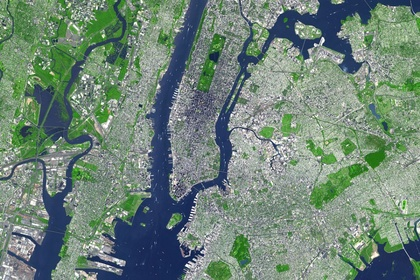
%> input picture Week3 - Linear&NonLinear Filtering Applications/nyc.jpg, 420 x 280 px, shrunk from 940 x 626 before the run
$ octave edgeDetect.m   (GNU Octave 9; MATLAB toolbox functions it lacks are replaced by stand-ins)
%> lines starting %> are read from the running program, lines starting %| are printed output that depends on the picture; in (x1, y1, x2, y2) boxes, pixels count from 0 and x2, y2 are one past the last pixel; in counts of white or black regions, pixels touching at a corner belong together; the program's own positions count from 1
### Week3 - Linear&NonLinear Filtering Applications/computeConv.m
%computeConv.m

function [ outImg ] = computeConv( img, filt )
%UNTITLED Convolutes the image with the filter matrix
%
outImg = img;
dimImg = size(img);
dimFilt = size(filt);
imgBoundary = (dimFilt - 1)*0.5
disp('Beginning Convolution')
for i = imgBoundary(1) + 1:dimImg(1) - imgBoundary(1)
    for j = imgBoundary(2) + 1:dimImg(2) - imgBoundary(2)
        temp = 0;
% [7 lines of commented-out code are left out]
        outImg(i,j) = sum(sum(img(i-imgBoundary(1):i+imgBoundary(1),j-imgBoundary(2):j+imgBoundary(2)).*filt));
    end
end
disp('Convolution complete.')
%fin.
end

### Week3 - Linear&NonLinear Filtering Applications/computeHist.m
%computeHist.m
%AUTHOR: SUMANTH SRINIVASAN

function [h] = computeHist(img)
%A function to compute the histogram of an imported image
% WORKS ONLY FOR GRAYSCALE OR MONOCHROME IMAGES AT THE MOMENT
histo = zeros(256,1);
 for x = 0:255
    histo(x+1) = sum(sum(img == x));
 end

% figure
% plot(histo);

h = histo;

end

### Week3 - Linear&NonLinear Filtering Applications/edgeDetect.m
% Problem 1
% The script converts a given image into grayscale, detects gradient using
% a sobel filter and thresholds pixel values based on a user specified
% percentile.

img = double(imread('nyc.jpg'));
dim = size(img);
%> dim = [280 420 3]

Hx = 0.25*[-1 -2 -1;0 0 0;1 2 1];
Hy = 0.25*[-1 0 1;-2 0 2;-1 0 1];

fx = computeConv(img,Hx);
%> after the loop in computeConv, `for i = imgBoundary(1) + 1:dimImg(1) - imgBoundary(1)`:
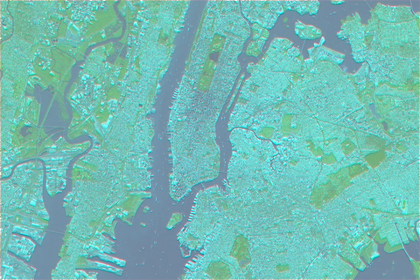
%> outImg: size 280x420x3 double; mean R, G, B 1.2, 133.2, 120.4; drawn with min black and max white
fy = computeConv(img,Hy);
%> call 2 of computeConv, with filt = [-0.25 0 0.25; -0.5 0 0.5; -0.25 0 0.25]
%> after the loop in computeConv (call 2), `for i = imgBoundary(1) + 1:dimImg(1) - imgBoundary(1)`:
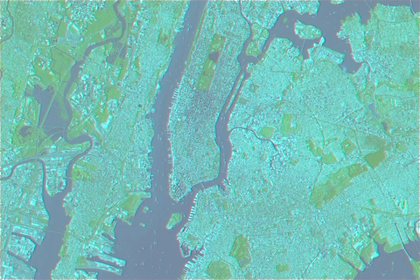
%> outImg: size 280x420x3 double; mean R, G, B 1.2, 133.2, 120.4; mean of the top-left, top-right, bottom-left and bottom-right quarters 78.4, 89.1, 79.1, 93.3; drawn with min black and max white

mag = zeros(dim(1),dim(2));


for x=1:dim(1)
    for y=1:dim(2)
        mag(x,y) = sqrt((fx(x,y)^2)+(fy(x,y)^2));
    end
end
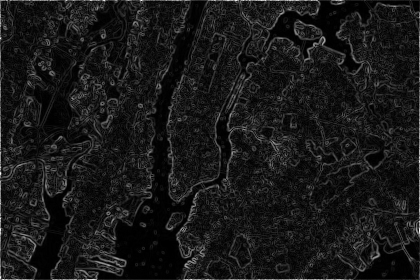
%> mag: size 280x420 double; min 0, max 350.7, mean 34.3; drawn with min black and max white

%  thresholding

sortGrad = sort(sort(mag,1,'descend'),2,'descend');
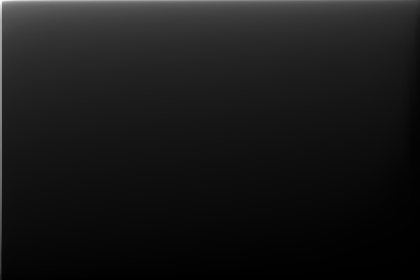
%> sortGrad: size 280x420 double; min 0, max 350.7, mean 34.3; mean of the top-left, top-right, bottom-left and bottom-right quarters 62.4, 47, 17.5, 10.3; drawn with min black and max white
sizeGrad = size(sortGrad);
%> sizeGrad = [280 420]
total = sizeGrad(1)*sizeGrad(2);
%> total = 117600
T = input('Enter edge threshold value: ');
%> the answer given: 100
threshVal = 0;


breakFlag = 0;
iter = 1;
gradHist = computeHist(mag);
%> after the loop in computeHist, `for x = 0:255`: histo = 256 values, max 236 at index 2, min 0 at index 45, mean 5.34
%> in computeHist, `h = histo;`: h has the same summary as histo
%> gradHist has the same summary as histo in computeHist
k = dim(1)*dim(2);
%> k = 117600

gradHist = sort(gradHist,'descend');
%> gradHist = 256 values, max 236 at index 1, min 0 at index 85, mean 5.34
transpose(gradHist);
cumHist = cumsum(gradHist);
%> cumHist = 256 values from 236 to 1368
cumHist = round(ceil(cumHist/cumHist(length(cumHist))*100),-1);
%> cumHist = 256 values from 20 to 100

for x = 1:length(gradHist)
    if cumHist(x) == round(T,-1)
        disp('x value');
        disp(x)
        threshVal = x;

%         breakFlag = 1;
        break
    end
end
% DEBUG
 disp(threshVal);
%| 42

 out = zeros(dim(1),dim(2));
 for x=1:dim(1)
    for y=1:dim(2)

        if mag(x,y) >= threshVal(1);
            out(x,y) = 255;
        else
            out(x,y) = 0;
        end

    end
 end
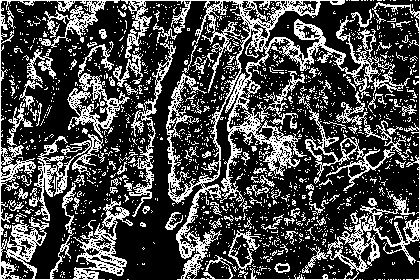
%> out: size 280x420 double; 28.8% white in thin lines or dots
imshow(uint8(out));
imwrite(uint8(out),'nycBW.jpg');
